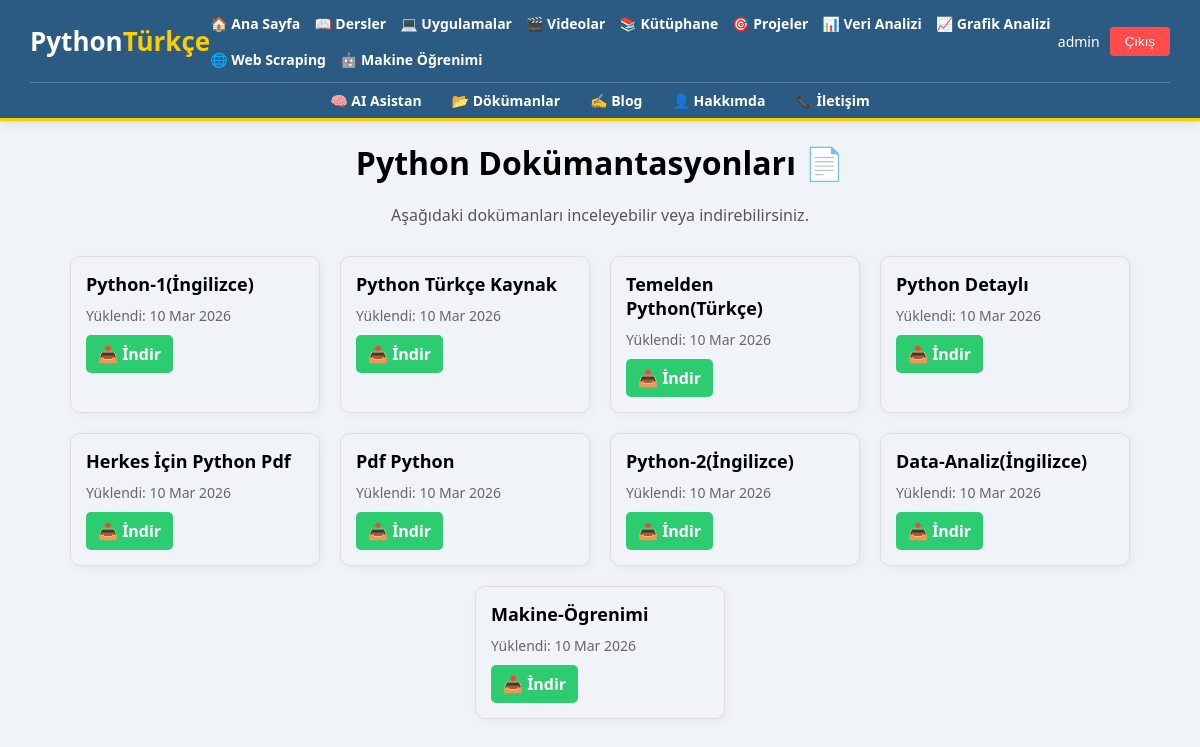
Page /dokumanlar/ (signed in) on the committed database.
### blog/models.py (models this page shows, shortened)
class Dokuman(models.Model):
    baslik = models.CharField(max_length=255)
    pdf = models.FileField(upload_to='dokumanlar/')
    olusturma_tarihi = models.DateTimeField(auto_now_add=True)

### blog/views.py (the view)
# urls.py: path('dokumanlar/', views.dokumanlar, name='dokumanlar'),
def dokumanlar(request):
    docs = Dokuman.objects.all()
    return render(request, 'blog/dokumanlar.html', {'dokumanlar': docs})

### blog/templates/blog/dokumanlar.html (shortened to what this page needs)
{% extends 'blog/base.html' %}
{% block content %}
<h1 style="text-align: center; margin-bottom: 20px;">Python Dokümantasyonları 📄</h1>
<p style="text-align: center; font-size: 16px; color: #555;">
    Aşağıdaki dokümanları inceleyebilir veya indirebilirsiniz.
</p>
{% if dokumanlar %}
    <div style="display: flex; flex-wrap: wrap; gap: 20px; justify-content: center; margin-top: 30px;">
        {% for d in dokumanlar %}
            <div style="border: 1px solid #ddd; padding: 15px; width: 250px; border-radius: 10px; box-shadow: 2px 2px 10px rgba(0,0,0,0.05);">
                <h3 style="font-size: 18px; margin-bottom: 10px;">{{ d.baslik }}</h3>
                <p style="font-size: 14px; color: #666;">Yüklendi: {{ d.olusturma_tarihi|date:"d M Y" }}</p>
                <a href="{{ d.pdf.url }}" target="_blank" style="display: inline-block; margin-top: 10px; background-color: #2ecc71; color: white; padding: 8px 12px; border-radius: 5px; text-decoration: none; font-weight: bold;">📥 İndir</a>
            </div>
        {% endfor %}
    </div>
{% else %}
    <p style="text-align: center; margin-top: 50px; color: #888;">Henüz doküman yüklenmemiş.</p>
{% endif %}
{% endblock %}

### blog/templates/blog/base.html (shortened to what this page needs)
{% load static %}
<!DOCTYPE html>
<html lang="tr">
<head>
</head>
<body>
<nav class="navbar">
<div class="nav-container">
<div class="top-nav">
<div class="logo">
<a href="/">Python<span>Türkçe</span></a>
</div>
<ul class="nav-menu">
<li><a href="/">🏠 Ana Sayfa</a></li>
<li><a href="/dersler/">📖 Dersler</a></li>
<li><a href="/uygulamalar/">💻 Uygulamalar</a></li>
<li><a href="/videolar/">🎬 Videolar</a></li>
<li><a href="/kod-kutuphanesi/">📚 Kütüphane</a></li>
<li><a href="/projeler/">🎯 Projeler</a></li>
<li><a href="/veri-analizi/">📊 Veri Analizi</a></li>
<li><a href="/grafik-analizi/">📈 Grafik Analizi</a></li>
<li><a href="/web-scraping/">🌐 Web Scraping</a></li>
<li><a href="/makine-ogrenimi/">🤖 Makine Öğrenimi</a></li>
</ul>
<div class="nav-buttons">
{% if user.is_authenticated %}
<span style="color:white;font-size:14px;">
{{user.username}}
</span>
<form action="{% url 'logout' %}" method="post">
<button type="submit"
style="background:#ff4d4d;border:none;color:white;padding:7px 15px;border-radius:4px;">
Çıkış
</button>
</form>
{% else %}
<a href="{% url 'login' %}" class="btn-main login">Giriş</a>
<a href="{% url 'register' %}" class="btn-main register">Kayıt</a>
{% endif %}
</div>
</div>
<div class="bottom-nav">
<a href="{% url 'ai' %}">🧠 AI Asistan</a>
<a href="/dokumanlar/">📂 Dökümanlar</a>
<a href="/blog/">✍️ Blog</a>
<a href="/hakkimda/">👤 Hakkımda</a>
<a href="/iletisim/">📞 İletişim</a>
</div>
</div>
</nav>
<div style="padding:20px;">
{% block content %}
{% endblock %}
</div>
</body>
</html>

### blog/templates/blog/base.html (style rules this page uses)
* { margin:0;padding:0;box-sizing:border-box; }
body { font-family:'Segoe UI',Tahoma,sans-serif; background:#f0f4f8; }
.navbar { background:#2b5b83; border-bottom:3px solid #ffcc00; box-shadow:0 2px 10px rgba(0,0,0,0.1); }
.nav-container { width:95%; max-width:1600px; margin:auto; }
.top-nav { display:flex; justify-content:space-between; align-items:center; padding:12px 0; }
.logo a { color:white; font-size:26px; font-weight:800; text-decoration:none; }
.logo span { color:#ffcc00; }
.nav-menu { display:flex; gap:14px; list-style:none; flex-wrap:wrap; }
.nav-menu a { color:white; text-decoration:none; font-weight:600; font-size:14px; transition:0.3s; }
.bottom-nav { border-top:1px solid rgba(255,255,255,0.2); padding:8px 0; display:flex; justify-content:center; gap:30px; }
.bottom-nav a { color:white; text-decoration:none; font-size:14px; font-weight:600; }
.nav-buttons { display:flex; gap:10px; align-items:center; }

### rows in the picture
Dokuman: baslik "Python-1(İngilizce)", olusturma_tarihi "10 Mar 2026"
Dokuman: baslik "Python Türkçe Kaynak", olusturma_tarihi "10 Mar 2026"
Dokuman: baslik "Temelden Python(Türkçe)", olusturma_tarihi "10 Mar 2026"
Dokuman: baslik "Python Detaylı", olusturma_tarihi "10 Mar 2026"
Dokuman: baslik "Herkes İçin Python Pdf", olusturma_tarihi "10 Mar 2026"
Dokuman: baslik "Pdf Python", olusturma_tarihi "10 Mar 2026"
Dokuman: baslik "Python-2(İngilizce)", olusturma_tarihi "10 Mar 2026"
Dokuman: baslik "Data-Analiz(İngilizce)", olusturma_tarihi "10 Mar 2026"
Dokuman: baslik "Makine-Ögrenimi", olusturma_tarihi "10 Mar 2026"

### other values in the picture
{{ user.username }} "admin"
